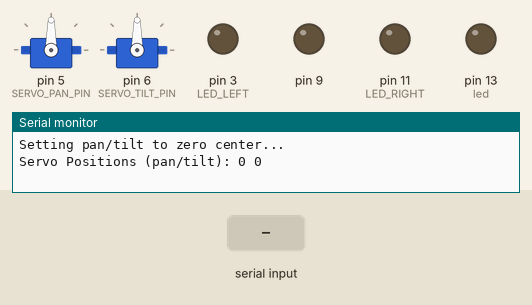
This sketch was run on a simulated Arduino Uno, built with avr-gcc and run on an emulated ATmega328P. Parts: 2 × servo, output pins drawn as LEDs (lit = HIGH), the last lines printed to the serial monitor. The inputs (shaded band) are chosen by the test bench.

Above: at 1.2 s.
1.3 s: "s90\n" received over Serial
At 2.6 s:
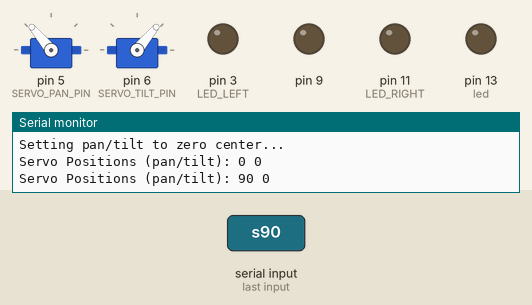
3.8 s: "s,45\n" received over Serial
At 5.7 s:
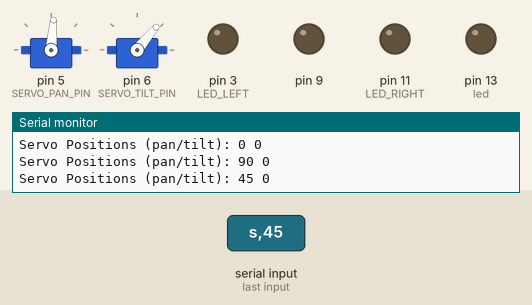
6.3 s: "m90\n" received over Serial
At 6.8 s:
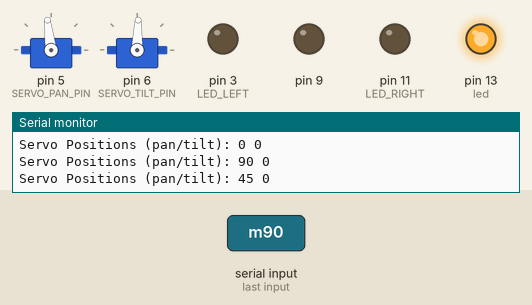
7.8 s: "l90\n" received over Serial
At 9.0 s:
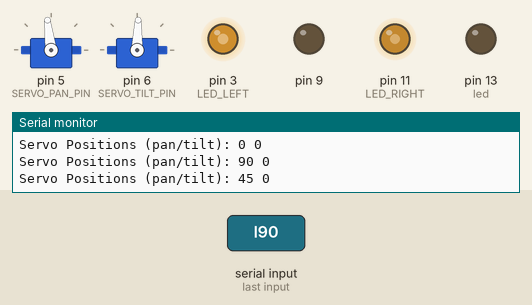
9.3 s: "m,45\n" received over Serial
At 10.3 s:
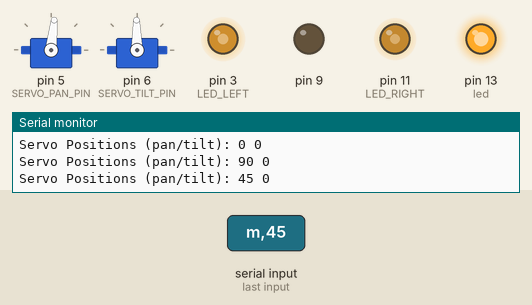
10.8 s: "l,45\n" received over Serial
At 11.5 s:
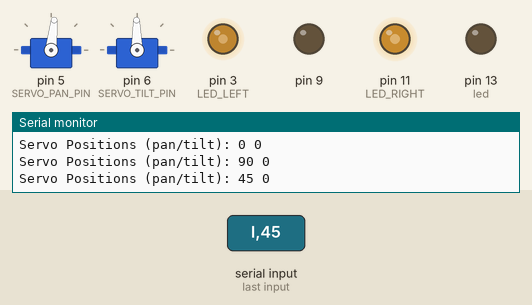
Timing chart, 0 to 13.3 s (numbered marks = the images above; inputs shaded):
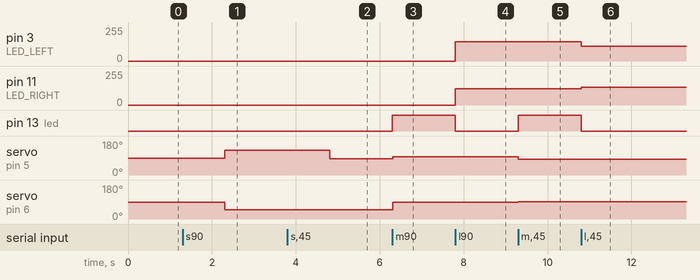

The sketch:

pantilt_wire.ino
```cpp
// Pan/Tilt servo control over serial link
#include <Servo.h> // disables PWM on 9/10
#include <Wire.h>

// Servo pins
#define SERVO_PAN_PIN 5
#define SERVO_TILT_PIN 6

// Pan servo center min/max range (0-180 degrees with 90 degrees centred)
#define SERVO_PAN_MIN 40
#define SERVO_PAN_MAX 140

// Tilt servo center min/max range (0-180 degrees with 90 degrees centred)
#define SERVO_TILT_MIN 50
#define SERVO_TILT_MAX 130

#define SLAVE_ADDRESS 0x04

#define LED_LEFT 3
#define LED_RIGHT 11

// Servo objects
Servo servo_pan;
Servo servo_tilt;

// Servo positions (0-180 degrees with 90 degrees centred)
int pan_pos = 0;
int tilt_pos = 0;


// Smoothly move to pan tilt pos 0-100 range for both (50 centered)
void moveTo(int pan, int tilt)
{
  // Constrain incoming to  0-100 range
  pan = constrain(pan, 0, 100);
  tilt = constrain(tilt, 0, 100);
  while (abs(pan_pos - pan) + abs(tilt_pos - tilt) > 0) {
    pan_pos += pan_pos > pan ? -1 : pan_pos < pan ? 1 : 0;
    tilt_pos += tilt_pos > tilt ? -1 : tilt_pos < tilt ? 1 : 0;
    setPan( map(pan, 0, 100, SERVO_PAN_MIN, SERVO_PAN_MAX) );
    setTilt( map(tilt, 0, 100, SERVO_TILT_MIN, SERVO_TILT_MAX) );
    // Serial.print(pan_pos);
    // Serial.print("|");
    // Serial.println(tilt_pos);
    delay(2); // ms
  }
}

void lightLEDs(int left, int right)
{
  analogWrite(LED_LEFT, map(constrain(left, 0, 100), 0, 100, 0, 255));
  analogWrite(LED_RIGHT, map(constrain(right, 0, 100), 0, 100, 0, 255));
}
// Moves to pan and tilt in range 0 to 100, where 50 is centered
void setPanTilt(int pan, int tilt)
{
  // (pan - 50) + 90
  setPan( map(pan, 0, 100, SERVO_PAN_MIN, SERVO_PAN_MAX) );
  setTilt( map(tilt, 0, 100, SERVO_TILT_MIN, SERVO_TILT_MAX) );
}

void setZero()
{
  // servo_pan.write(90);
  // servo_tilt.write(90);
  setPanTilt(50,50);
}

void setPan(int pan_deg)
{
  servo_pan.write(constrain(pan_deg, SERVO_PAN_MIN, SERVO_PAN_MAX));
}

void setTilt(int tilt_deg)
{
  servo_tilt.write(constrain(tilt_deg, SERVO_TILT_MIN, SERVO_TILT_MAX));
}

void printServoPositions()
{
  Serial.print("Servo Positions (pan/tilt): ");
  Serial.print(pan_pos);
  Serial.print(" ");
  Serial.println(tilt_pos);
}

/*
  SerialEvent occurs whenever a new data comes in the
 hardware serial RX.  This routine is run between each
 time loop() runs, so using delay inside loop can delay
 response.  Multiple bytes of data may be available.

 Commands:
  s PAN_ANGLE TILT_ANGLE      --- Set Pan Tilt positions in degrees
  p PAN_ANGLE                 --- Set Pan  position in degrees
  t TILT_ANGLE                --- Set Tilt position in degrees
  z                           --- Zero out to default center positions
  i                           --- Info on current pan/tilt servo angles/positions

 */

byte data[3] = {0,0,0};
void serialEvent()
{
  // Always expect 3 bytes (info, pan, tilt)
  while (Serial.available())
  {
    data[0] = Serial.read();
    switch (data[0])
    {
    // s pan-position-degree tilt-position-degrees
    case 's':
    {
      // Parse two ints for pan/tilt
      // s pan tilt
      // Where degrees are zero-centered to camera facing forward
      int pan = Serial.parseInt();
      int tilt = Serial.parseInt();
      moveTo(pan, tilt);
      Serial.flush();
      printServoPositions();
      break;
    }
    case 'm':
    {
      // Read 2 bytes for pan/tilt info
      while (Serial.available() < 2) {delay(1);}
      digitalWrite(13, !digitalRead(13)); // blink led
      // m<byte><byte> for position
      // Where degrees are zero-centered to camera facing forward
      data[1] = Serial.read();
      data[2] = Serial.read();
      moveTo(data[1], data[2]);
      break;
    }
    case 'l':
    {
      // Read 2 bytes for light led info
      while (Serial.available() < 2) {delay(1);}
      digitalWrite(13, !digitalRead(13)); // blink led
      // m<byte><byte> for position
      // Where degrees are zero-centered to camera facing forward
      data[1] = Serial.read();
      data[2] = Serial.read();
      lightLEDs(data[1], data[2]);
      break;
    }
    case 'z':
    {
      // zero out and recenter
      setZero();
      break;
    }

    case 'i':
    {
      // Print current servo positions
      printServoPositions();
      break;
    }
    }
  }
}

void receiveData(int byteCount) {
  // Always expect 3 bytes (command_type, pan, tilt)
  Serial.println(byteCount);
  if (byteCount == 3)
  {
    data[0] = Wire.read();
    data[1] = Wire.read();
    data[2] = Wire.read();
    switch (data[0])
    {
      case 'm': // Pan/Tilt
      moveTo(data[1], data[2]);
      Wire.flush();
      break;

      case 'l':
      lightLEDs(data[1], data[2]);
      break;

      case 'z':
      setZero();
      break;

      case 'i':
      printServoPositions();
      break;
    }
  }
  else
  {
    // Flush the rest
    Wire.flush();
//    while (Wire.available()) {Wire.read();}
  }

}

void setup()
{
  pinMode(13, OUTPUT);
  pinMode(3, OUTPUT);
  pinMode(9, OUTPUT);

  // Initialize serial
  Serial.begin(9600);

  // initialize i2c as slave
  Wire.begin(SLAVE_ADDRESS);

  // define callbacks for i2c communication
  Wire.onReceive(receiveData);
  Wire.onRequest(sendData);

  // Attach pins
  servo_pan.attach(SERVO_PAN_PIN);
  servo_tilt.attach(SERVO_TILT_PIN);

  Serial.println("Setting pan/tilt to zero center...");
  setZero();
  printServoPositions();
}

void loop()
{
}

// callback for sending data
void sendData(){
    Wire.write(data[0]);
}
```

Measured:
- after the input at 1.3 s, servo on pin 5 (SERVO_PAN_PIN): 90° → 130° after 1.0 s; servo on pin 6 (SERVO_TILT_PIN): 90° → 50° after 1.0 s
- after the input at 3.8 s, servo on pin 5 (SERVO_PAN_PIN): 130° → 85° after 1.0 s
- after the input at 6.3 s, pin 13 (led): LOW → HIGH at once; servo on pin 5 (SERVO_PAN_PIN): 85° → 97° at once; servo on pin 6 (SERVO_TILT_PIN): 50° → 88° at once
- after the input at 7.8 s, pin 3 (LED_LEFT): 0/255 → 145/255 at once; pin 11 (LED_RIGHT): 0/255 → 122/255 at once; pin 13 (led): HIGH → LOW at once
- after the input at 9.3 s, pin 13 (led): LOW → HIGH at once; servo on pin 5 (SERVO_PAN_PIN): 97° → 84° at once; servo on pin 6 (SERVO_TILT_PIN): 88° → 91° at once
- after the input at 10.8 s, pin 3 (LED_LEFT): 145/255 → 112/255 at once; pin 11 (LED_RIGHT): 122/255 → 132/255 at once; pin 13 (led): HIGH → LOW at once
